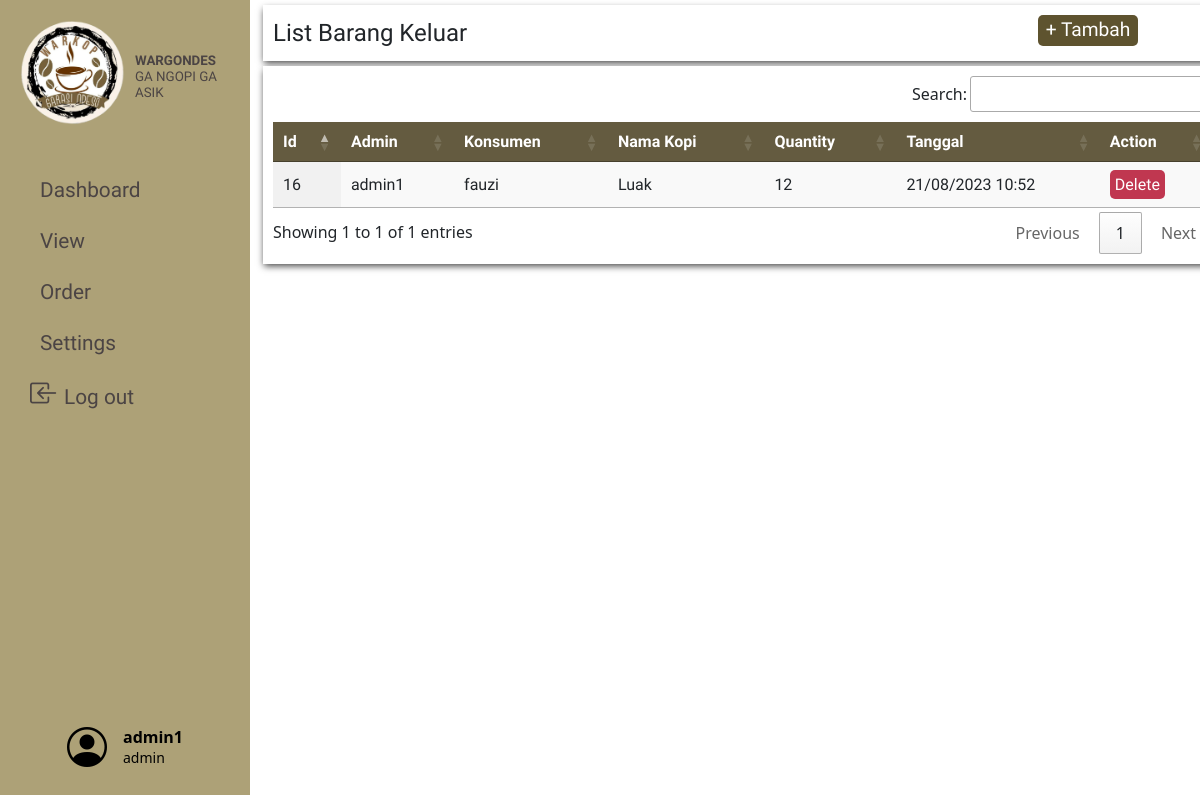
/php/orderClientPage.php (signed in), run on the app's committed database.
### tables this page shows
CREATE TABLE `barangkeluar` (
  `id_barangkeluar` int(11) NOT NULL,
  `UserID` int(10) DEFAULT NULL,
  `id_kopi` int(11) NOT NULL,
  `id_konsumen` int(11) DEFAULT NULL,
  `qty` int(11) NOT NULL,
  `tanggal_barangkeluar` datetime NOT NULL DEFAULT current_timestamp()
);

CREATE TABLE `users` (
  `UserID` int(10) NOT NULL,
  `UserName` varchar(50) NOT NULL,
  `UserPassword` varchar(50) NOT NULL,
  `role` enum('admin','pemilik','','') NOT NULL DEFAULT 'admin'
);

CREATE TABLE `konsumen` (
  `id_konsumen` int(11) NOT NULL,
  `nama_konsumen` varchar(25) NOT NULL,
  `alamat_konsumen` varchar(25) NOT NULL
);

CREATE TABLE `kopi` (
  `id_kopi` int(11) NOT NULL,
  `id_kategori` int(11) DEFAULT NULL,
  `namakopi` varchar(25) NOT NULL,
  `deskripsi` varchar(25) NOT NULL,
  `stok` int(11) NOT NULL,
  `harga` bigint(100) NOT NULL
);

### php/orderClientPage.php (shortened to what this page needs)
<html>
	<head>
	</head>
	<?php
		include('../include/header.php');
		include('../include/navbar.php');
		include('../database/db.php');
	?>
<body style="background:url('https://img.freepik.com/free-photo/right-corner-coffee-beans-with-copy-space_23-2148255026.jpg?w=826&t=st=1690722306~exp=1690722906~hmac=857df898b9099e272b7c4738dd9a2e88d4b1ef4aa3c55a6ebd3c8b798e20c916');background-repeat:no-repeat;
background-position: center center;background-size: cover;">
	<div class="label clientOrder">List Barang Keluar
		<button id="myBtn" style="width:100px;">+ Tambah</button>
	</div>
	<table id="clientOrder_list" class="display">
		<thead>
			<tr>
				<th>Id</th>
				<th>Admin</th>
				<th>Konsumen</th>
				<th>Nama Kopi</th>
				<th>Quantity</th>
				<th>Tanggal</th>
				<th>Action</th>
			</tr>
		</thead>
		<tbody>
			<?php
					$sql = "SELECT * FROM barangkeluar JOIN users ON barangkeluar.UserID=users.UserID JOIN kopi ON barangkeluar.id_kopi=kopi.id_kopi JOIN konsumen ON barangkeluar.id_konsumen=konsumen.id_konsumen";
					$result = $conn->query($sql);
				?>
			<?php if ($result->num_rows > 0): ?>
				<?php while($row = $result->fetch_assoc()):
						$data[] = $row; ?>
						<tr>
								<td><?php echo $row["id_barangkeluar"]; ?></td>
								<td><?php echo $row["UserName"]; ?></td>
								<td><?php echo $row["nama_konsumen"]; ?></td>
								<td><?php echo $row["namakopi"]; ?></td>
								<td><?php echo $row["qty"]; ?></td>
								<td>
									<?php
										$dt = new DateTime($row["tanggal_barangkeluar"], new DateTimeZone('Asia/Jakarta'));
										echo $dt->format('d/m/Y H:i');
									?>
								</td>
								<td>
									<a onclick="return alert('Barang keluar berhasil dihapus');" href="../actions/barangkeluar_delete.php?id_barangkeluar=<?php echo $row["id_barangkeluar"]; ?>&qty=<?php echo $row["qty"]; ?>&id_kopi=<?php echo $row["id_kopi"]; ?>">
										<button class="action delete" href="">Delete</button>
									</a>
								</td>
							</tr>
				<?php endwhile; ?>
			<?php endif; ?>
		</tbody>
	</table>
</body>
</html>

### css/table.css (style rules this page uses)
table { background:white; border-color:black; font-family: 'Arya', sans-serif; }
thead { background:#645b40; color:white; }
.delete { background-color:#C03750; color:white; }
.action { border:none; border-radius: 5px; padding:5px; }

### css/ViewOrder.css (style rules this page uses)
body { background-color: #ededed; }
.label { width:80%; margin-top:5px; margin-left: 263px; float:left; background-color: white; font-size: 1.5em; padding:10px; font-family: 'Arya', sans-serif; box-shadow: 0px 3px 7px -1px rgba(0,0,0,0.75); -webkit-box-shadow: 0px 3px 7px -1px rgba(0,0,0,0.75); -moz-box-shadow: 0px 3px 7px -1px rgba(0,0,0,0.75); }

### css/modal.css (style rules this page uses)
#mybtn { float: right; margin-right: 75px; border: none; background-color: #5e532f; border-radius:5px; width: 5%; color: white; font-size: 1.2rem; }

### css/navbar.css (style rules this page uses)
a, a:hover, a:focus { color: inherit; text-decoration: none; transition: all 0.3s; }

### data on the page
barangkeluar: id_barangkeluar "16", UserID.UserName "admin1", id_konsumen.nama_konsumen "fauzi", id_kopi.namakopi "Luak", qty "12", tanggal_barangkeluar "21/08/2023 10:52"

### other printed values
$_SESSION["user"] "admin1"
$_SESSION["role"] "admin"
